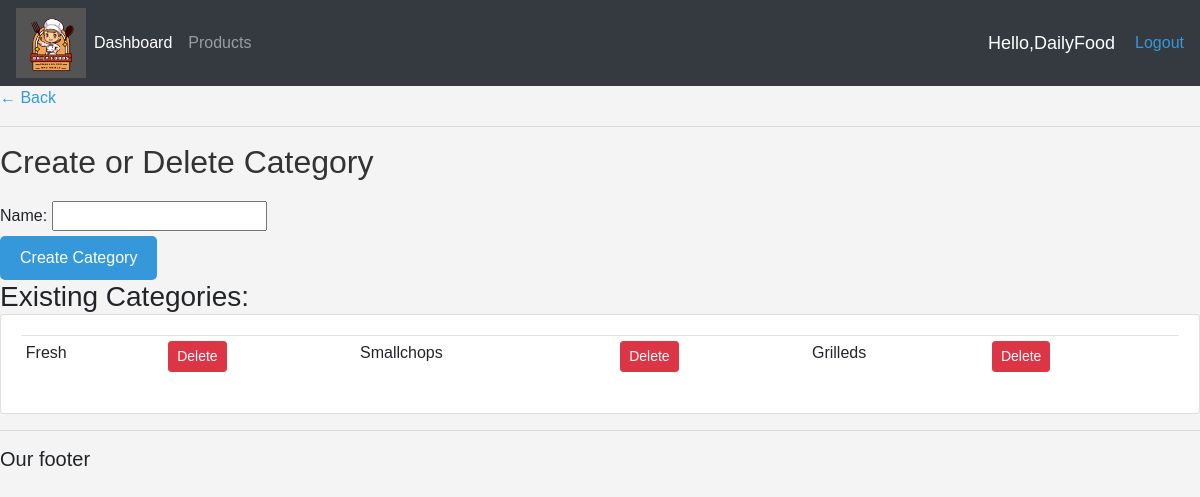
The app's page /create_category/ (signed in) with its own data.
### smallchop/models.py (models this page shows, shortened)
class Category(models.Model):
    name = models.CharField(max_length=200, null=True )

### smallchop/decorators.py (the view)
        def wrapper_func(request, *args, **kwargs):
            group = None
            if request.user.groups.exists():
                group = request.user.groups.all()[0].name
            if group in allowed_roles:
              return view_func(request, *args, **kwargs)
            else:
                return HttpResponse('you are not allowed to view this page')

### smallchop/forms.py
class CategoryForm(forms.ModelForm):
    class Meta:
        model = Category
        fields = '__all__'

### smallchop/views.py (called while the page is built, shortened)
@login_required(login_url='login')
@allowed_users(allowed_roles=['admin'])
def create_category(request, category_id=None):
    if request.method == 'POST':
        form = CategoryForm(request.POST)
        if form.is_valid():
            form.save()
            return redirect('create_category')
    else:
        form = CategoryForm()
    categories = Category.objects.all()
    return render(request, 'admin/create_category.html', {'form': form, 'categories': categories})

### templates/admin/create_category.html (shortened to what this page needs)
{% extends 'admin/base.html' %}
{% block content %}
<p><a href="{% url 'product_list' %}">&#8592; Back</a></p>
<hr>
  <h2>Create or Delete Category</h2>
  <form method="post" action="{% url 'create_category' %}">
    {{ form.as_p }}
    <button type="submit">Create Category</button>
  </form>
  <h3>Existing Categories:</h3>
  <div class="card card-body">
    <table class=" table table-sm">
      <tr>
    {% for category in categories %}
        <td>{{ category.name }}</td>
        <td><a class="btn btn-sm btn-danger" href="{% url 'create_category' category.id %}?delete=true">Delete</a></td>
    {% endfor %}
  </tr>
</table>
</div>
{% endblock %}

### templates/admin/Navbar.html (shortened to what this page needs)
{% load static %}
<nav class="navbar navbar-expand-lg navbar-dark bg-dark">
    <Img src="{% static 'images/logo/Logo2.png' %}" height="70px" width="70px">
    <div class="collapse navbar-collapse" id="navbarNavAltMarkup">
      <ul class="navbar-nav">
        <li class="navbar-nav">
        <a class="nav-link active" href="{% url 'home' %}">Dashboard</a>
        </li>
        <li class="navbar-nav">
        <a class="nav-link" href="{% url 'product_list' %}">Products</a>
        </li>
      </ul>
    </div>
    <span class="hello-msg">Hello,{{request.user}}</span>
    <span><a href="{% url 'logout' %}">Logout</a></span>
</nav>

### static/css/real.css (style rules this page uses)
body { background-color: #ebeff5; }

### static/css/admin.css (style rules this page uses)
body, h1, h2, p, ul, li { margin: 0; padding: 0; }
body { font-family: Arial, sans-serif; background-color: #f4f4f4; }
h2 { color: #333; }
form { margin-top: 20px; }
button { background-color: #3498db; color: #fff; padding: 10px 20px; border: none; border-radius: 5px; cursor: pointer; margin-right: 10px; }
a { text-decoration: none; color: #3498db; }
body, h1, h2, h3, p, ul, li { margin: 0; padding: 0; }
ul { list-style: none; }
li { margin-bottom: 10px; }

### templates/admin/Navbar.html (style rules this page uses)
.hello-msg { font-size: 18px; color: #fff; margin-right: 20px; }

### records on screen
Category: name "Fresh"
Category: name "Smallchops"
Category: name "Grilleds"

### other values on screen
{{ request.user }} "DailyFood"
